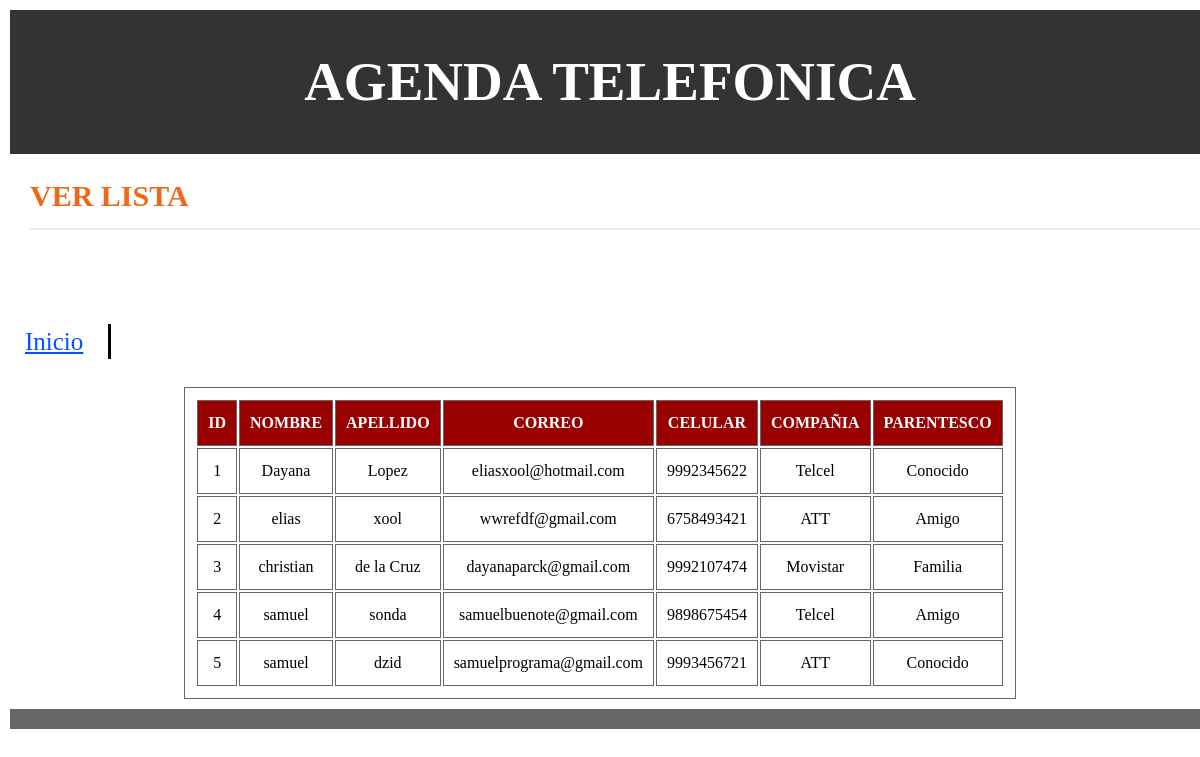
The page /ver_lista.php on the database its author committed.
### tables this page shows
CREATE TABLE `agenda_contacto` (
  `id` int(10) NOT NULL,
  `nombre` varchar(15) DEFAULT NULL,
  `apellido` varchar(20) DEFAULT NULL,
  `email` varchar(100) DEFAULT NULL,
  `celular` varchar(10) DEFAULT NULL,
  `compania` varchar(9) DEFAULT NULL,
  `parentesco` varchar(9) DEFAULT NULL
);

### ver_lista.php (the view, shortened to what this page needs)
<!DOCTYPE html>
<html lang="en">
<head>
    <link rel="stylesheet" href="css/style.css">
</head>
<body>
    <?php
        include "header.php";
    ?>
    <main>
        <h2 class="titulonaranja">
            VER LISTA
        </h2>
        <div class="EspacioBoton">
            <a class="botoninicio" href="index.php">
                Inicio
            </a>
        </div>
        <div class="centro ">
            <table>
                <tr>
                    <th>
                        ID
                    </th>
                    <th>
                        NOMBRE
                    </th>
                    <th>
                        APELLIDO
                    </th>
                    <th>
                        CORREO
                    </th>
                    <th>
                        CELULAR
                    </th>
                    <th>
                        COMPAÑIA
                    </th>
                    <th>
                        PARENTESCO
                    </th>
                </tr>
                <?php
                include "conexion.php";
                $todos_datos ="SELECT * FROM agenda_contacto ORDER BY id ASC";
                $resultado = mysqli_query($conectar, $todos_datos);
                while ($fila = mysqli_fetch_assoc($resultado)) {
                ?>
                <tr>
                    <td>
                        <?php echo $fila["id"]; ?>
                    </td>
                    <td>
                        <?php echo $fila["nombre"]; ?>
                    </td>
                    <td>
                        <?php echo $fila["apellido"]; ?>
                    </td>
                    <td>
                        <?php echo $fila["email"]; ?>
                    </td>
                    <td>
                        <?php echo $fila["celular"]; ?>
                    </td>
                    <td>
                        <?php echo $fila["compania"]; ?>
                    </td>
                    <td>
                        <?php echo $fila["parentesco"]; ?>
                    </td>
                </tr>
                <?php
                }
                ?>
            </table>
        </div>
    </main>
    <?php
        include "footer.php";
    ?>
</body>
</html>

### header.php
<header>
    <h1 class="FondoArriba LetraBlanca centro">
        AGENDA TELEFONICA
    </h1>
</header>

### footer.php
<footer class="FondoAbajo centro">
</footer>

### css/style.css (style rules this page uses)
:root { --color-rojo:#980100; --color-naranja:#ef6816; --color-blanco: #ffffff; --color-negro: #000000; --color-grisHeader: #333333; --color-grisFormulario: #eaeaea; --color-grisFooder: #666666; --color-azulBoton: #0550ff; }
* { margin: 0; padding: 0; box-sizing: border-box; font-size: 16px; line-height: 24px; width: 1200px; margin: auto; color: var(--color-negro); }
.centro { text-align: center; }
.FondoArriba { background-color: var(--color-grisHeader); padding: 60px; margin: 10px; }
.FondoAbajo { background-color: var(--color-grisFooder); padding: 10px; margin: 10px; }
.LetraBlanca { color: var(--color-blanco); font-size: 55px; }
.botoninicio { border-right: 3px var(--color-negro) solid; padding: 4px 25px; font-size: 25px; color: var(--color-azulBoton); }
.titulonaranja { color: var(--color-naranja); font-size: 30px; padding: 20px 0px; margin-left: 30px; margin-bottom: 100px; font-weight: bold; width: 1180px; border-bottom: 2px var(--color-grisFormulario) solid; }
.EspacioBoton { margin-bottom: 30px; }
table { border: 1px var(--color-grisFooder) solid; width: 800px; text-align: center; background-color: var(--color-blanco); padding: 10px; }
table td { border: 1px var(--color-grisFooder) solid; padding: 10px; }
table th { border: 1px var(--color-grisFooder) solid; background-color: var(--color-rojo); color: var(--color-blanco); padding: 10px; }

### rows shown on the page
agenda_contacto: id "1", nombre "Dayana", apellido "Lopez", email "eliasxool@hotmail.com", celular "9992345622", compania "Telcel", parentesco "Conocido"
agenda_contacto: id "2", nombre "elias", apellido "xool", email "wwrefdf@gmail.com", celular "6758493421", compania "ATT", parentesco "Amigo"
agenda_contacto: id "3", nombre "christian", apellido "de la Cruz", email "dayanaparck@gmail.com", celular "9992107474", compania "Movistar", parentesco "Familia"
agenda_contacto: id "4", nombre "samuel", apellido "sonda", email "samuelbuenote@gmail.com", celular "9898675454", compania "Telcel", parentesco "Amigo"
agenda_contacto: id "5", nombre "samuel", apellido "dzid", email "samuelprograma@gmail.com", celular "9993456721", compania "ATT", parentesco "Conocido"
